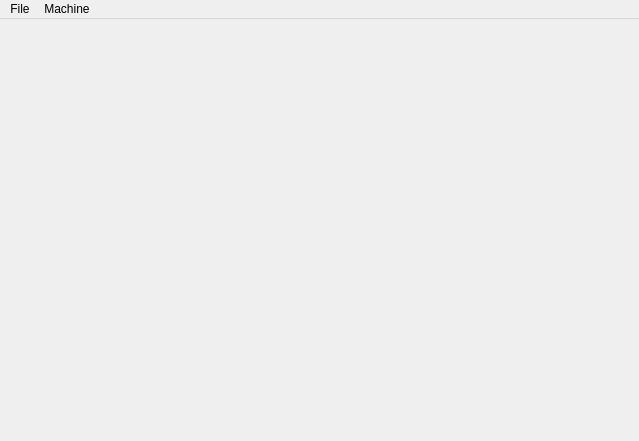
<?xml version="1.0" encoding="UTF-8"?>
<ui version="4.0">
 <class>Form</class>
 <widget class="VCPMainWindow" name="Form">
  <property name="geometry">
   <rect>
    <x>0</x>
    <y>0</y>
    <width>639</width>
    <height>441</height>
   </rect>
  </property>
  <property name="windowTitle">
   <string>Form</string>
  </property>
  <widget class="QWidget" name="centralwidget"/>
  <widget class="QMenuBar" name="menuBar">
   <property name="geometry">
    <rect>
     <x>0</x>
     <y>0</y>
     <width>639</width>
     <height>25</height>
    </rect>
   </property>
   <widget class="QMenu" name="menuFile">
    <property name="title">
     <string>File</string>
    </property>
    <addaction name="actionOpen"/>
    <addaction name="actionExit"/>
   </widget>
   <widget class="QMenu" name="menuMachine">
    <property name="title">
     <string>Machine</string>
    </property>
    <addaction name="action_EmergencyStop_toggle"/>
    <addaction name="action_MachinePower_toggle"/>
   </widget>
   <addaction name="menuFile"/>
   <addaction name="menuMachine"/>
  </widget>
  <action name="actionOpen">
   <property name="text">
    <string>Open</string>
   </property>
   <property name="shortcut">
    <string>0</string>
   </property>
  </action>
  <action name="actionExit">
   <property name="text">
    <string>Exit</string>
   </property>
   <property name="shortcut">
    <string>Ctrl+Q</string>
   </property>
  </action>
  <action name="action_EmergencyStop_toggle">
   <property name="text">
    <string>Toggle Estop</string>
   </property>
  </action>
  <action name="action_MachinePower_toggle">
   <property name="text">
    <string>Toggle Power</string>
   </property>
  </action>
 </widget>
 <customwidgets>
  <customwidget>
   <class>VCPMainWindow</class>
   <extends>QMainWindow</extends>
   <header>QtPyVCP.widgets.form_widgets.main_window</header>
   <container>1</container>
  </customwidget>
 </customwidgets>
 <resources/>
 <connections/>
</ui>
